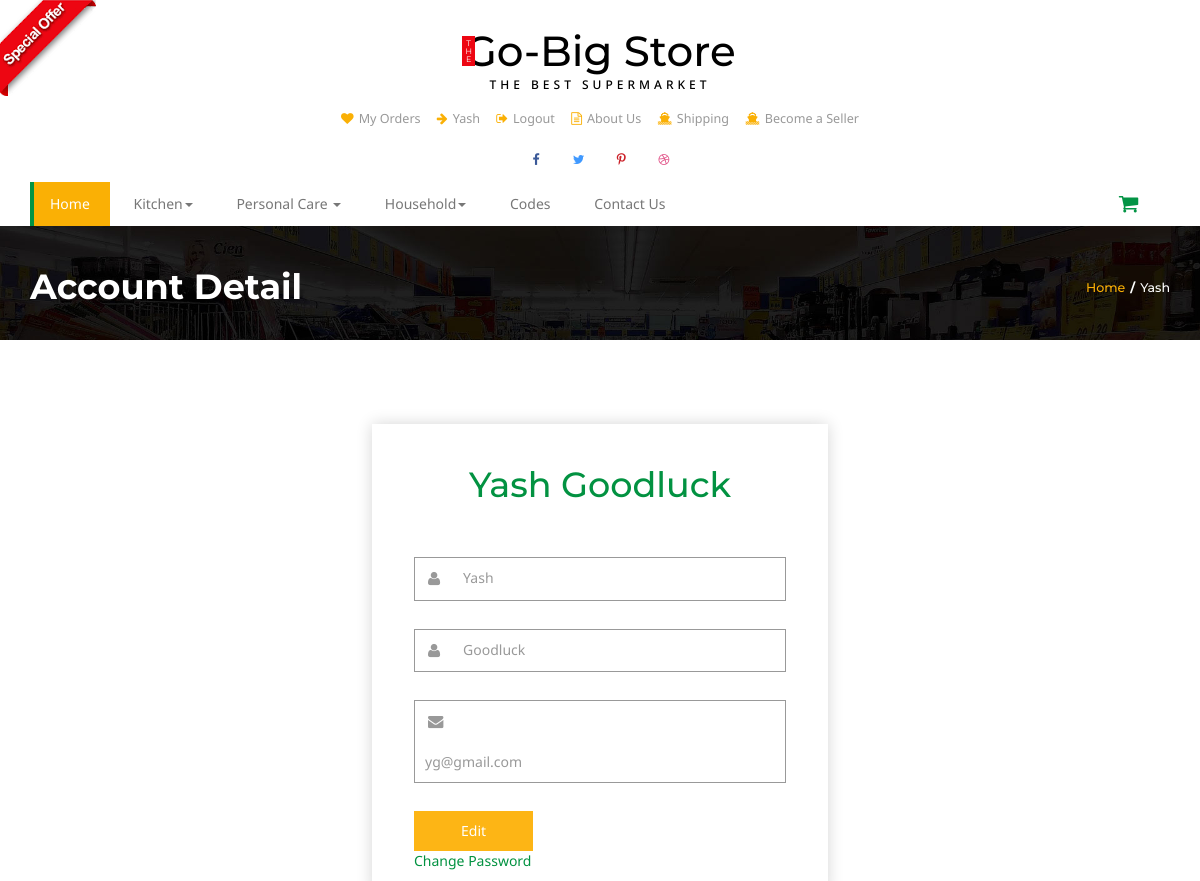
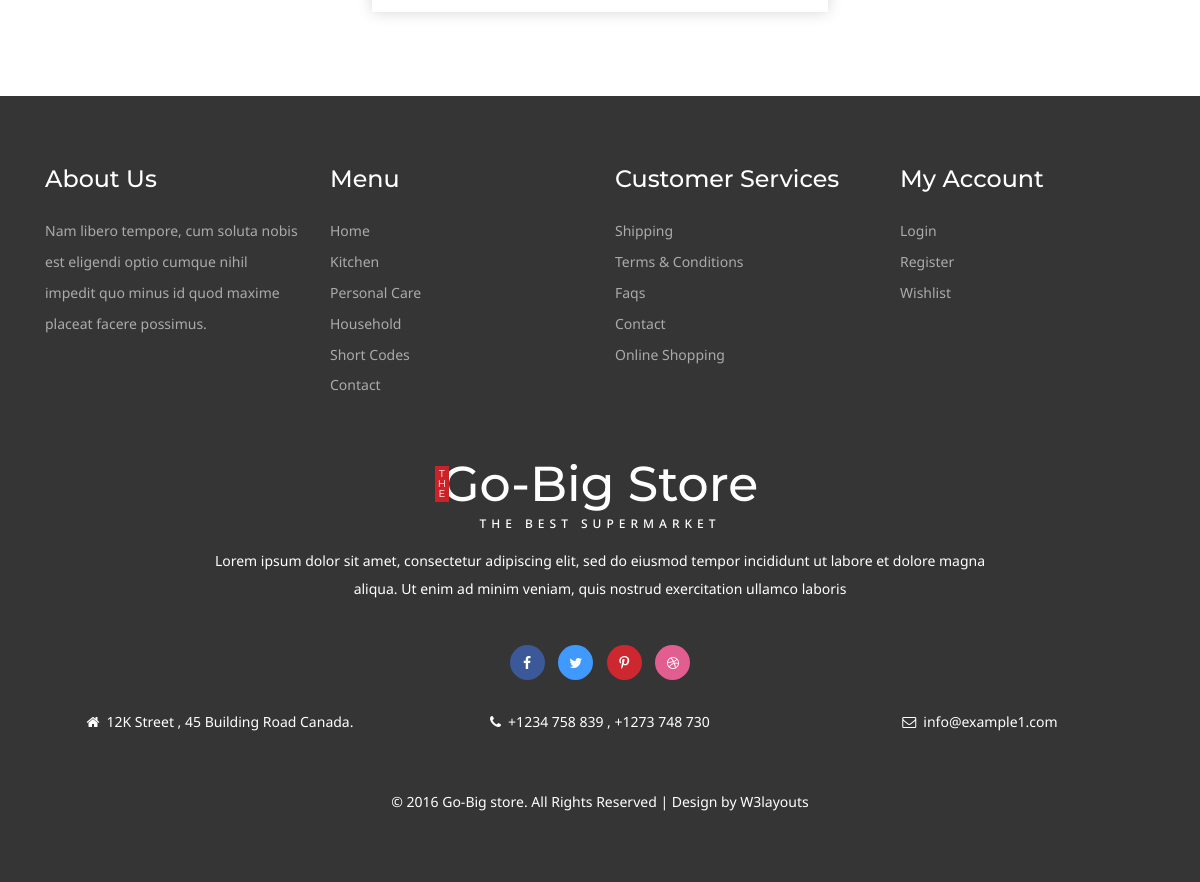
Page /user_profile/ (signed in) on the committed database (2 pictures, top to bottom).
### buyer/models.py (models this page shows, shortened)
class Buyer(models.Model):
    first_name = models.CharField(max_length=50)
    last_name = models.CharField(max_length=50)
    email = models.EmailField(unique=True)
    password = models.CharField(max_length=50)
    address = models.TextField(max_length=250)

### buyer/views.py (the view)
# urls.py: path('user_profile/',user_profile,name='user_profile'),
def user_profile(request):
    active(request)
    return render(request, 'user_profile.html', {'active_user': active_user})

### buyer/views.py (called while the page is built)
def active(request):
    global active_user
    active_user = Buyer.objects.get(email=request.session['email'])

### buyer/templates/user_profile.html (shortened to what this page needs)
{% load static %}
<!DOCTYPE html>
<html>
  <head>
    <link
      href='{% static "css/bootstrap.css" %}'
      rel="stylesheet"
      type="text/css"
    />
    <link
      href='{% static "css/style.css" %}'
      rel="stylesheet"
      type="text/css"
    />
    <link href='{% static "css/font-awesome.css" %}' rel="stylesheet" />
    <link
      rel="stylesheet"
      href='{% static "css/jstarbox.css" %}'
      type="text/css"
      media="screen"
      charset="utf-8"
    />
  </head>
  <body>
    <a href='{% url "offer" %}'
      ><img src='{% static "images/download.png" %}' class="img-head" alt=""
    /></a>
	{% include "./header.html" %}
    <div class="banner-top">
      <div class="container">
        <h3>Account Detail</h3>
        <h4><a href='{% url "index" %}'>Home</a><label>/</label>{{active_user.first_name}}</h4>
        <div class="clearfix"></div>
      </div>
    </div>
    <div class="login">
      <div class="main-agileits">
        <div class="form-w3agile form1">
          <h3>{{active_user.first_name}} {{active_user.last_name}}</h3>
          <form action='{% url "edit_buyer" %}' method="post">
            <div class="key">
              <i class="fa fa-user" aria-hidden="true"></i>
              <input
                type="text"
                value="{{active_user.first_name}}"
                name="first_name"
                onfocus="this.value = '';"
                onblur="if (this.value == '') {this.value = 'first_name';}"
                required=""
              />
              <div class="clearfix"></div>
            </div>
            <div class="key">
              <i class="fa fa-user" aria-hidden="true"></i>
              <input
                type="text"
                value="{{active_user.last_name}}"
                name="last_name"
                onfocus="this.value = '';"
                onblur="if (this.value == '') {this.value = 'last_name';}"
                required=""
              />
              <div class="clearfix"></div>
            </div>
            <div class="key">
              <i class="fa fa-envelope" aria-hidden="true"></i>
              <input
                type="text"
                value={{active_user.email}}
                name="email"
                disabled
                onfocus="this.value = '';"
                onblur="if (this.value == '') {this.value = 'Email';}"
                required=""
              />
              <div class="clearfix"></div>
            </div>
            <input type="submit" value="Edit" />
        </form>
      </div>
      <div class="forg">
        <a href="{% url 'forgot_password' %}" class="forg-left">Change Password</a>
      </div>
      </div>
    </div>
    {% include "./footer.html" %}
  </body>
</html>

### buyer/templates/header.html (shortened to what this page needs)
{% load static %}
<div class="header">
  <div class="container">
    <div class="logo">
      <h1>
        <a href='{% url "index" %}'
          ><b>T<br />H<br />E</b>Go-Big Store<span>The Best Supermarket</span></a
        >
      </h1>
    </div>
    <div class="head-t">
      <ul class="card">
        {% if active_user %}
        <li>
          <a href='{% url "myorder" %}'
            ><i class="fa fa-heart" aria-hidden="true"></i>My Orders</a
          >
        </li>
        <li>
            <a href='{% url "user_profile" %}'
              ><i class="fa fa-arrow-right" aria-hidden="true"></i>{{active_user.first_name}}</a
            >
          </li>
        <li>
          <a href='{% url "logout" %}'
            ><i class="fa fa-sign-out" aria-hidden="true"></i>Logout</a
          >
        </li>
          {% endif %}
        <li>
          <a href='{% url "about" %}'
            ><i class="fa fa-file-text-o" aria-hidden="true"></i>About Us</a
          >
        </li>
        <li>
          <a href='{% url "shipping" %}'
            ><i class="fa fa-ship" aria-hidden="true"></i>Shipping</a
          >
        </li>
        <li>
          <a href='{% url "seller_index" %}'
            ><i class="fa fa-ship" aria-hidden="true"></i>Become a Seller</a
          >
        </li>
      </ul>
    </div>
    <div class="header-ri">
      <ul class="social-top">
        <li>
          <a href="#" class="icon facebook"
            ><i class="fa fa-facebook" aria-hidden="true"></i></a>
        </li>
        <li>
          <a href="#" class="icon twitter"
            ><i class="fa fa-twitter" aria-hidden="true"></i></a>
        </li>
        <li>
          <a href="#" class="icon pinterest"
            ><i class="fa fa-pinterest-p" aria-hidden="true"></i></a>
        </li>
        <li>
          <a href="#" class="icon dribbble"
            ><i class="fa fa-dribbble" aria-hidden="true"></i></a>
        </li>
      </ul>
    </div>
    <div class="nav-top">
      <nav class="navbar navbar-default">
        <div class="collapse navbar-collapse" id="bs-megadropdown-tabs">
          <ul class="nav navbar-nav">
            <li class="active">
              <a href='{% url "index" %}' class="hyper"><span>Home</span></a>
            </li>
            <li class="dropdown">
              <a href="#" class="dropdown-toggle hyper" data-toggle="dropdown"
                ><span>Kitchen<b class="caret"></b></span
              ></a>
            </li>
            <li class="dropdown">
              <a href="#" class="dropdown-toggle hyper" data-toggle="dropdown"
                ><span> Personal Care <b class="caret"></b></span
              ></a>
            </li>
            <li class="dropdown">
              <a href="#" class="dropdown-toggle hyper" data-toggle="dropdown"
                ><span>Household<b class="caret"></b></span
              ></a>
            </li>
            <li>
              <a href='{% url "codes" %}' class="hyper"> <span>Codes</span></a>
            </li>
            <li>
              <a href='{% url "contact" %}' class="hyper"
                ><span>Contact Us</span></a
              >
            </li>
          </ul>
        </div>
      </nav>
      <div class="cart">
        <span class="fa fa-shopping-cart my-cart-icon"
          ></span>
      </div>
      <div class="clearfix"></div>
    </div>
  </div>
</div>

### rows in the picture
Buyer: first_name "Yash", last_name "Goodluck", email "yg@gmail.com"
